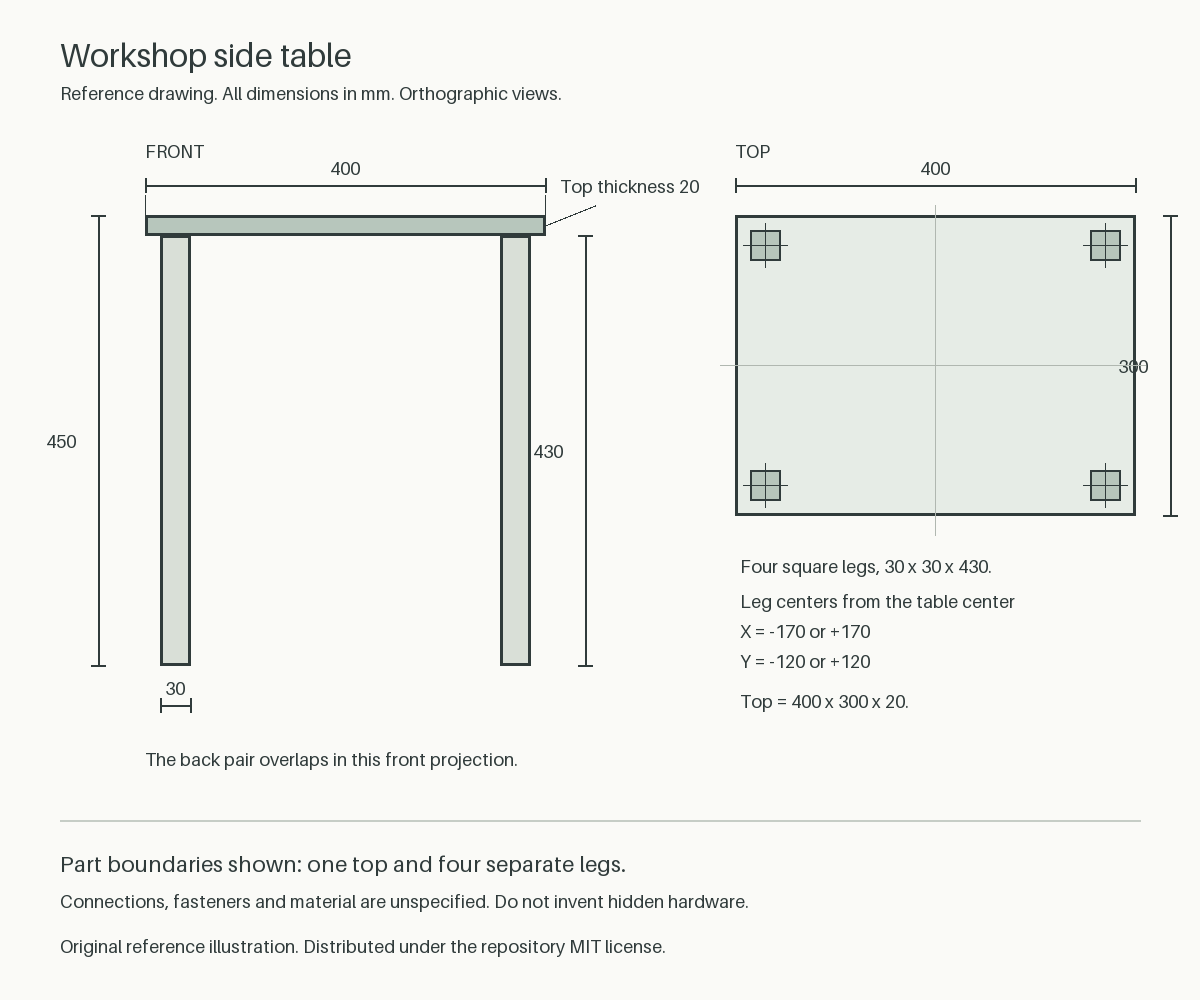

Write the Python code that produced this figure.
from pathlib import Path

from PIL import Image, ImageDraw, ImageFont


def draw_reference(path):
    image = Image.new("RGB", (1200, 1000), "#fafaf7")
    draw = ImageDraw.Draw(image)
    title = ImageFont.load_default(size=32)
    font = ImageFont.load_default(size=22)
    small = ImageFont.load_default(size=18)
    ink, accent = "#303b3b", "#b7c6bc"

    def label(xy, text, size=font):
        draw.text(xy, text, fill=ink, font=size)

    def dimension(start, end, text, vertical=False):
        draw.line([start, end], fill=ink, width=2)
        for x, y in [start, end]:
            if vertical:
                draw.line([(x - 7, y), (x + 7, y)], fill=ink, width=2)
            else:
                draw.line([(x, y - 7), (x, y + 7)], fill=ink, width=2)
        x, y = (start[0] + end[0]) / 2, (start[1] + end[1]) / 2
        if vertical:
            label((x - 52, y - 10), text, small)
        else:
            label((x - len(text) * 5, y - 28), text, small)

    label((60, 35), "Workshop side table", title)
    label((60, 82), "Reference drawing. All dimensions in mm. Orthographic views.", small)
    label((145, 140), "FRONT", small)
    draw.rectangle((145, 215, 545, 235), fill=accent, outline=ink, width=3)
    draw.rectangle((160, 235, 190, 665), fill="#d9dfd7", outline=ink, width=3)
    draw.rectangle((500, 235, 530, 665), fill="#d9dfd7", outline=ink, width=3)
    dimension((145, 185), (545, 185), "400")
    draw.line([(145, 195), (145, 215)], fill=ink)
    draw.line([(545, 195), (545, 215)], fill=ink)
    dimension((98, 215), (98, 665), "450", vertical=True)
    dimension((585, 235), (585, 665), "430", vertical=True)
    draw.line([(545, 225), (595, 205)], fill=ink, width=2)
    label((560, 175), "Top thickness 20", small)
    dimension((160, 705), (190, 705), "30")
    label((145, 748), "The back pair overlaps in this front projection.", small)

    label((735, 140), "TOP", small)
    draw.rectangle((735, 215, 1135, 515), fill="#e6ece6", outline=ink, width=3)
    for x, y in [(765, 245), (1105, 245), (765, 485), (1105, 485)]:
        draw.rectangle((x - 15, y - 15, x + 15, y + 15), fill=accent, outline=ink, width=2)
        draw.line([(x - 22, y), (x + 22, y)], fill=ink, width=1)
        draw.line([(x, y - 22), (x, y + 22)], fill=ink, width=1)
    dimension((735, 185), (1135, 185), "400")
    dimension((1170, 215), (1170, 515), "300", vertical=True)
    draw.line([(935, 205), (935, 535)], fill="#b0b7b0", width=1)
    draw.line([(720, 365), (1145, 365)], fill="#b0b7b0", width=1)
    label((740, 555), "Four square legs, 30 x 30 x 430.", small)
    label((740, 590), "Leg centers from the table center", small)
    label((740, 620), "X = -170 or +170", small)
    label((740, 650), "Y = -120 or +120", small)
    label((740, 690), "Top = 400 x 300 x 20.", small)

    draw.line([(60, 820), (1140, 820)], fill="#c6cdc6", width=2)
    label((60, 850), "Part boundaries shown: one top and four separate legs.", font)
    label((60, 890), "Connections, fasteners and material are unspecified. Do not invent hidden hardware.", small)
    label((60, 935), "Original reference illustration. Distributed under the repository MIT license.", small)
    image.save(path)


if __name__ == "__main__":
    draw_reference(Path(__file__).with_name("reference.png"))
